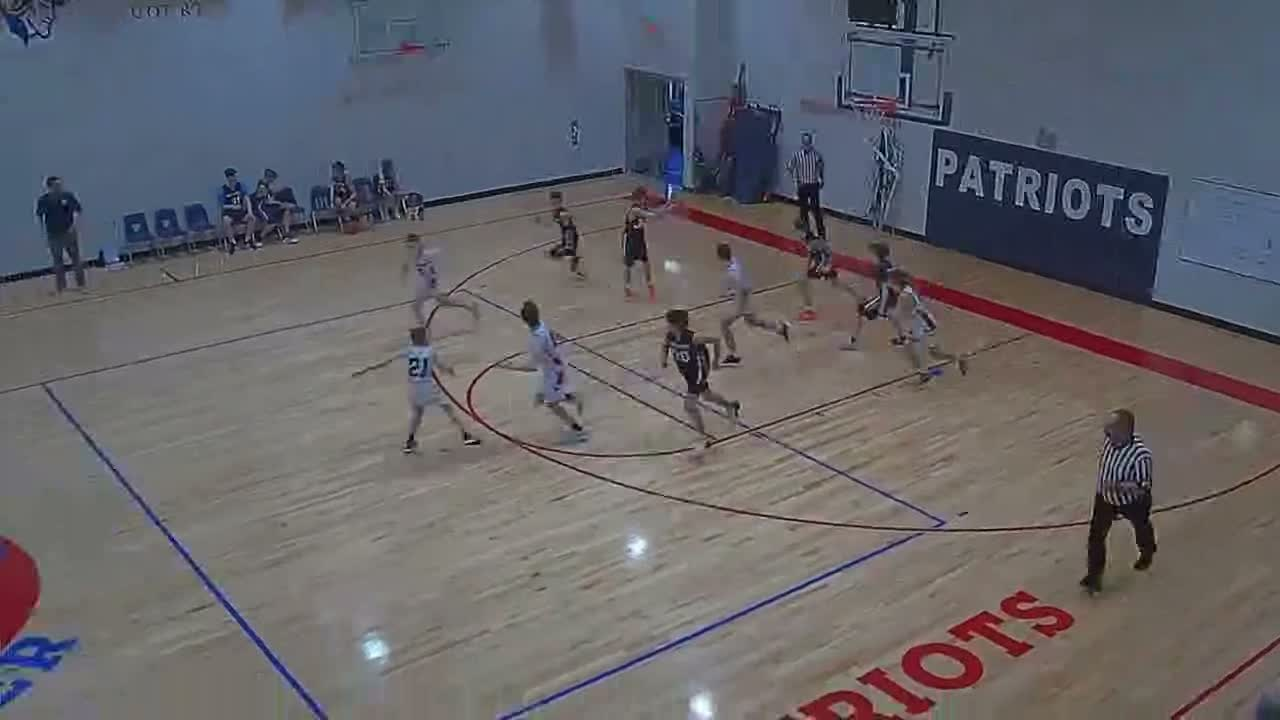
#> input picture sample_frames/frame_001.jpg, 1280 x 720 px; its folder holds only this picture in this run
$ python detect_ball_hoop_scaled_v2.py
#> lines starting #> are read from the running program, lines starting #| are printed output that depends on the picture; after the words box and inside, x2 and y2 are one past the last pixel; in counts of white or black regions, pixels touching at a corner belong together
#!/usr/bin/env python3
"""
Ball detection using hoop-scaled color blob analysis with tunable ROI.
- Loads hoop centre and radius per frame from hoop_Q1.npy (nearest frame).
- Computes scale from hoop radius (known inner radius = 0.75 ft).
- Defines ROI around hoop (configurable in feet, default smaller).
- Masks orange/brown pixels in HSV.
- Finds contours, filters by area, aspect ratio, solidity.
- Selects best contour (closest to expected area) as ball detection.
- Outputs CSV and visualizations.
"""

import cv2
import numpy as np
import os
import csv

HOOP_PATH = "hoop_Q1.npy"
FRAME_DIR = "sample_frames"
OUT_DIR = "sample_frames_hoop_scaled_v2"
OUT_CSV = "sample_frames_hoop_scaled_v2_detections.csv"
os.makedirs(OUT_DIR, exist_ok=True)

# Hoop constants
HOOP_RADIUS_FT = 0.75   # inner radius of hoop (ft)
BALL_DIAM_FT = 0.79     # approx 9.5 inches

# ROI in feet around hoop (tuned)
HALF_WIDTH_FT = 2.0   # left/right of hoop (feet)
HALF_HEIGHT_FT = 3.0  # up/down of hoop (feet)

# Color ranges in HSV (OpenCV H 0-180, S 0-255, V 0-255)
# Orange/brown: hue 0-20, saturation and value thresholds to avoid dark shadows and bright whites.
HUE_LOW = 0
HUE_HIGH = 20
SAT_MIN = 80   # lowered to capture more orange/brown
VAL_MIN = 80
VAL_MAX = 255  # allow up to max, but we can also exclude very bright if needed

def load_hoop():
    data = np.load(HOOP_PATH, allow_pickle=True).item()
#> (reads hoop_Q1.npy from the repository)
#> in main, img is the input picture: shape (720, 1280, 3); mean B, G, R 105.1, 100.3, 101.7
    frame_indices = data['frame_indices']   # 1D array
    centers = data['centers']               # (N,2)
    radii = data['radii']                   # (N,)
    return frame_indices, centers, radii

def get_hoop(frame_idx, frame_indices, centers, radii):
    # nearest frame index
    idx = np.argmin(np.abs(frame_indices - frame_idx))
    return centers[idx], radii[idx], frame_indices[idx]

def detect_ball_in_frame(bgr, hoop_center, hoop_radius_px):
    # Compute scale: ft per pixel from hoop radius
#> called with hoop_center = array of shape (2,), hoop_radius_px = 396
    if hoop_radius_px <= 0:
        ft_per_px = 0.005  # fallback
    else:
        ft_per_px = HOOP_RADIUS_FT / hoop_radius_px

    # Expected ball diameter in pixels
    expected_diam_px = BALL_DIAM_FT / ft_per_px
    # Expected area
    expected_area_px = np.pi * (expected_diam_px/2)**2

    # ROI in pixels
    half_w_px = HALF_WIDTH_FT / ft_per_px
    half_h_px = HALF_HEIGHT_FT / ft_per_px

    x1 = int(max(0, hoop_center[0] - half_w_px))
    y1 = int(max(0, hoop_center[1] - half_h_px))
    x2 = int(min(bgr.shape[1]-1, hoop_center[0] + half_w_px))
#> x2 = 1279
    y2 = int(min(bgr.shape[0]-1, hoop_center[1] + half_h_px))
#> y2 = 719

    # Debug print
    # print(f"hoop_center={hoop_center}, radius_px={hoop_radius_px}, ft_per_px={ft_per_px:.6f}")
    # print(f"expected_diam_px={expected_diam_px:.1f}, half_w_px={half_w_px:.1f}, half_h_px={half_h_px:.1f}")
    # print(f"ROI: [{x1},{y1}] to [{x2},{y2}]")

    roi = bgr[y1:y2, x1:x2]
    if roi.size == 0:
        return None, None

    # Convert to HSV
    hsv = cv2.cvtColor(roi, cv2.COLOR_BGR2HSV)
#> hsv: shape (719, 1279, 3); mean H, S, V 64.2, 52.7, 114.3
    # Mask orange/brown
    mask = cv2.inRange(hsv,
                       np.array([HUE_LOW, SAT_MIN, VAL_MIN]),
                       np.array([HUE_HIGH, 255, VAL_MAX]))
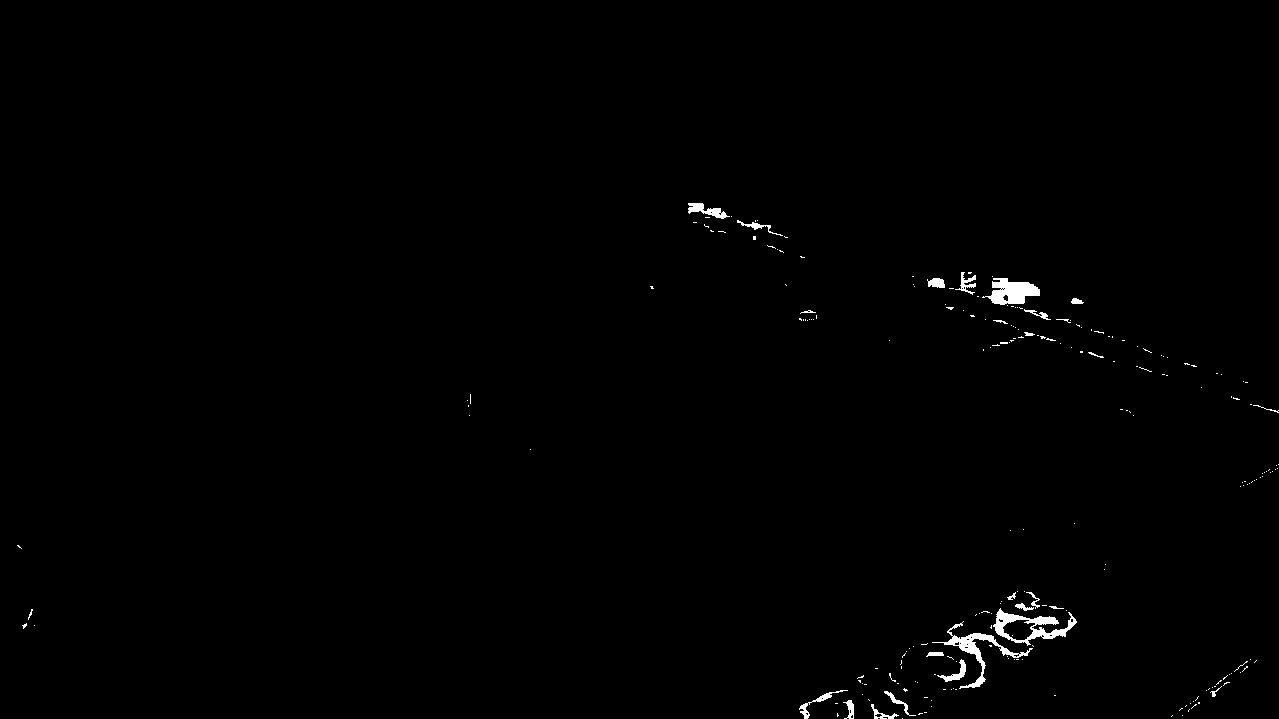
#> mask: shape (719, 1279); 0.61% white; 231 white regions (205 under 20 px), largest, box (x1, y1, x2, y2) and area: (993, 608, 1077, 646) 1026, (932, 621, 1033, 689) 935, (982, 278, 1040, 305) 921

    # Optional: morphological opening to remove noise
    kernel = cv2.getStructuringElement(cv2.MORPH_ELLIPSE, (3,3))
    mask = cv2.morphologyEx(mask, cv2.MORPH_OPEN, kernel, iterations=1)
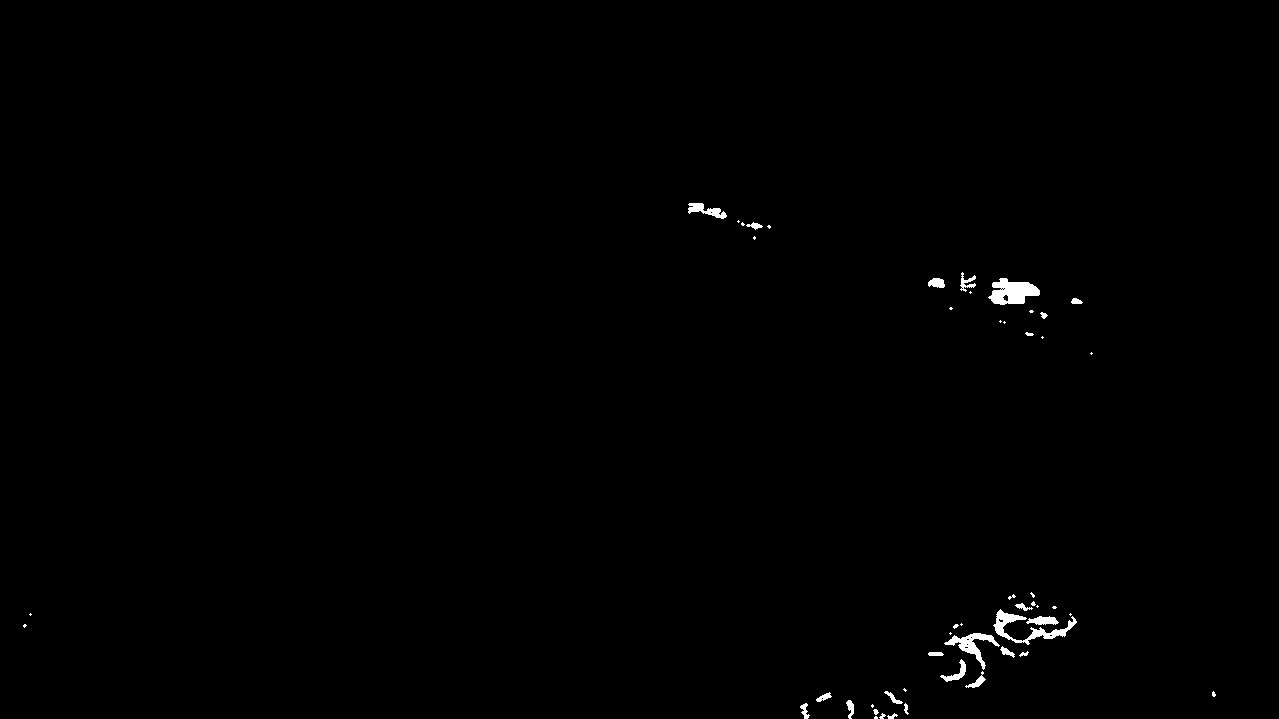
#> mask: shape (719, 1279); 0.47% white; 51 white regions (25 under 20 px)

    # Find contours
    contours, _ = cv2.findContours(mask, cv2.RETR_EXTERNAL, cv2.CHAIN_APPROX_SIMPLE)
#> contours = 51 contours, 30 with area under 20; largest, box (x1, y1, x2, y2) and area: (988, 278, 1040, 305) 844, (993, 609, 1077, 645) 654, (944, 633, 1000, 670) 494, (688, 203, 727, 219) 234, (1026, 616, 1059, 625) 164

    best_contour = None
    best_score = float('inf')

    for cnt in contours:
        area = cv2.contourArea(cnt)
        if area < 10:
            continue
        # Approximate circle to get diameter
        (x, y), radius = cv2.minEnclosingCircle(cnt)
        diam_est = 2 * radius
        # Optional size filter: expect diameter within 0.3x to 3x expected (wide)
        if not (0.3 * expected_diam_px <= diam_est <= 3.0 * expected_diam_px):
            continue
        # Aspect ratio of bounding rectangle
        rect_x, rect_y, rect_w, rect_h = cv2.boundingRect(cnt)
        if rect_w == 0 or rect_h == 0:
            continue
        aspect = rect_w / rect_h
        if not (0.6 <= aspect <= 1.4):
            continue
        # Solidity (area / convex hull area)
        hull = cv2.convexHull(cnt)
        hull_area = cv2.contourArea(hull)
        if hull_area == 0:
            continue
        solidity = area / hull_area
        if solidity < 0.4:
            continue
        # Score: closeness to expected area
        score = abs(area - expected_area_px)
        if score < best_score:
            best_score = score
            best_contour = cnt
#> this loop made 51 passes
#> (area, x, y, radius, diam_est) on passes 2, 6, 7, 8, 9, 11, 13, 14, 15, 17, 18, 23: (21, 892, 715.5, 5.03, 10.05), (21, 906, 708.5, 5.59, 11.18), (58, 805.5, 710.6, 7.58, 15.17), (68, 849.5, 709, 9.12, 18.25), (59.5, 823.2, 696.9, 7.84, 15.68), (58.5, 893, 697, 10.3, 20.59), (86.5, 974, 679, 11.4, 22.8), (147, 952.1, 669.2, 13.89, 27.79), (41.5, 935.5, 653.5, 7.52, 15.03), (58.5, 1007.5, 651.5, 7.91, 15.81), (494.5, 971.5, 644, 27.52, 55.04), (164.5, 1042, 622, 16, 32)
#> after the loop, best_score = inf

    if best_contour is None:
        return None, None

    # Get bounding box of best contour
    x, y, w, h = cv2.boundingRect(best_contour)
    # Convert to full-frame coordinates
    fx1 = x1 + x
    fy1 = y1 + y
    fx2 = x1 + x + w
    fy2 = y1 + y + h

    # Draw on a copy for visualization
    vis = bgr.copy()
    cv2.rectangle(vis, (fx1, fy1), (fx2, fy2), (0,255,0), 2)
    cv2.putText(vis, f"Area:{int(cv2.contourArea(best_contour))}", (fx1, fy1-5),
                cv2.FONT_HERSHEY_SIMPLEX, 0.5, (0,255,0),1)
    # Draw hoop centre and radius
    cv2.circle(vis, (int(hoop_center[0]), int(hoop_center[1])), int(hoop_radius_px), (255,0,0), 2)
    cv2.circle(vis, (int(hoop_center[0]), int(hoop_center[1])), 3, (0,0,255), -1)
    # Draw ROI rectangle
    cv2.rectangle(vis, (x1, y1), (x2, y2), (255,255,0), 1)

    return (fx1, fy1, fx2, fy2), vis

def main():
    frame_indices, centers, radii = load_hoop()
    print(f"Loaded hoop data for {len(frame_indices)} frames")

    files = sorted([f for f in os.listdir(FRAME_DIR) if f.endswith('.jpg')])
    all_detections = []

    for fname in files:
        frame_idx = int(fname.split('_')[1].split('.')[0])
        path = os.path.join(FRAME_DIR, fname)
        img = cv2.imread(path)
        if img is None:
            print(f"Failed to load {path}")
            continue

        hoop_center, hoop_radius_px, hoop_frame_idx = get_hoop(frame_idx, frame_indices, centers, radii)
        det, vis = detect_ball_in_frame(img, hoop_center, hoop_radius_px)

        if det is not None:
            x1, y1, x2, y2 = det
            xc = (x1 + x2) / 2.0
            yc = (y1 + y2) / 2.0
            w = x2 - x1
            h = y2 - y1
            all_detections.append({
                'frame': frame_idx,
                'xc': xc,
                'yc': yc,
                'w': w,
                'h': h,
                'conf': 1.0  # placeholder
            })
            if vis is not None:
                out_path = os.path.join(OUT_DIR, f"{fname.split('.')[0]}_det.jpg")
                cv2.imwrite(out_path, vis)
                print(f"Frame {frame_idx}: detection saved -> {out_path}")
        else:
            print(f"Frame {frame_idx}: No detection")

    # Write CSV
    with open(OUT_CSV, 'w', newline='') as f:
        writer = csv.DictWriter(f, fieldnames=['frame','xc','yc','w','h','conf'])
        writer.writeheader()
        for d in all_detections:
            writer.writerow({
                'frame': d['frame'],
                'xc': d['xc'],
                'yc': d['yc'],
                'w': d['w'],
                'h': d['h'],
                'conf': d['conf']
            })
    print(f"Saved {len(all_detections)} detections to {OUT_CSV}")

if __name__ == "__main__":
    main()
